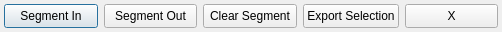
<?xml version="1.0" encoding="UTF-8"?>
<ui version="4.0">
 <class>SegmentToolbar</class>
 <widget class="QDialog" name="SegmentToolbar">
  <property name="geometry">
   <rect>
    <x>0</x>
    <y>0</y>
    <width>502</width>
    <height>32</height>
   </rect>
  </property>
  <property name="windowTitle">
   <string>Dialog</string>
  </property>
  <property name="inputMethodHints">
   <set>Qt::ImhNone</set>
  </property>
  <layout class="QVBoxLayout" name="verticalLayout">
   <property name="leftMargin">
    <number>0</number>
   </property>
   <property name="topMargin">
    <number>0</number>
   </property>
   <property name="rightMargin">
    <number>0</number>
   </property>
   <property name="bottomMargin">
    <number>0</number>
   </property>
   <item>
    <widget class="QWidget" name="widget" native="true">
     <layout class="QHBoxLayout" name="horizontalLayout">
      <property name="leftMargin">
       <number>4</number>
      </property>
      <property name="topMargin">
       <number>4</number>
      </property>
      <property name="rightMargin">
       <number>4</number>
      </property>
      <property name="bottomMargin">
       <number>4</number>
      </property>
      <item>
       <widget class="QPushButton" name="btnSegmentIn">
        <property name="sizePolicy">
         <sizepolicy hsizetype="Expanding" vsizetype="Expanding">
          <horstretch>0</horstretch>
          <verstretch>0</verstretch>
         </sizepolicy>
        </property>
        <property name="text">
         <string>Segment In</string>
        </property>
       </widget>
      </item>
      <item>
       <widget class="QPushButton" name="btnSegmentOut">
        <property name="sizePolicy">
         <sizepolicy hsizetype="Expanding" vsizetype="Expanding">
          <horstretch>0</horstretch>
          <verstretch>0</verstretch>
         </sizepolicy>
        </property>
        <property name="text">
         <string>Segment Out</string>
        </property>
       </widget>
      </item>
      <item>
       <widget class="QPushButton" name="btnClear">
        <property name="sizePolicy">
         <sizepolicy hsizetype="Expanding" vsizetype="Expanding">
          <horstretch>0</horstretch>
          <verstretch>0</verstretch>
         </sizepolicy>
        </property>
        <property name="text">
         <string>Clear Segment</string>
        </property>
       </widget>
      </item>
      <item>
       <widget class="QPushButton" name="btnExportSelection">
        <property name="sizePolicy">
         <sizepolicy hsizetype="Expanding" vsizetype="Expanding">
          <horstretch>0</horstretch>
          <verstretch>0</verstretch>
         </sizepolicy>
        </property>
        <property name="text">
         <string>Export Selection</string>
        </property>
       </widget>
      </item>
      <item>
       <widget class="QPushButton" name="btnClose">
        <property name="sizePolicy">
         <sizepolicy hsizetype="Expanding" vsizetype="Expanding">
          <horstretch>0</horstretch>
          <verstretch>0</verstretch>
         </sizepolicy>
        </property>
        <property name="text">
         <string>X</string>
        </property>
       </widget>
      </item>
     </layout>
    </widget>
   </item>
  </layout>
 </widget>
 <resources/>
 <connections/>
</ui>
